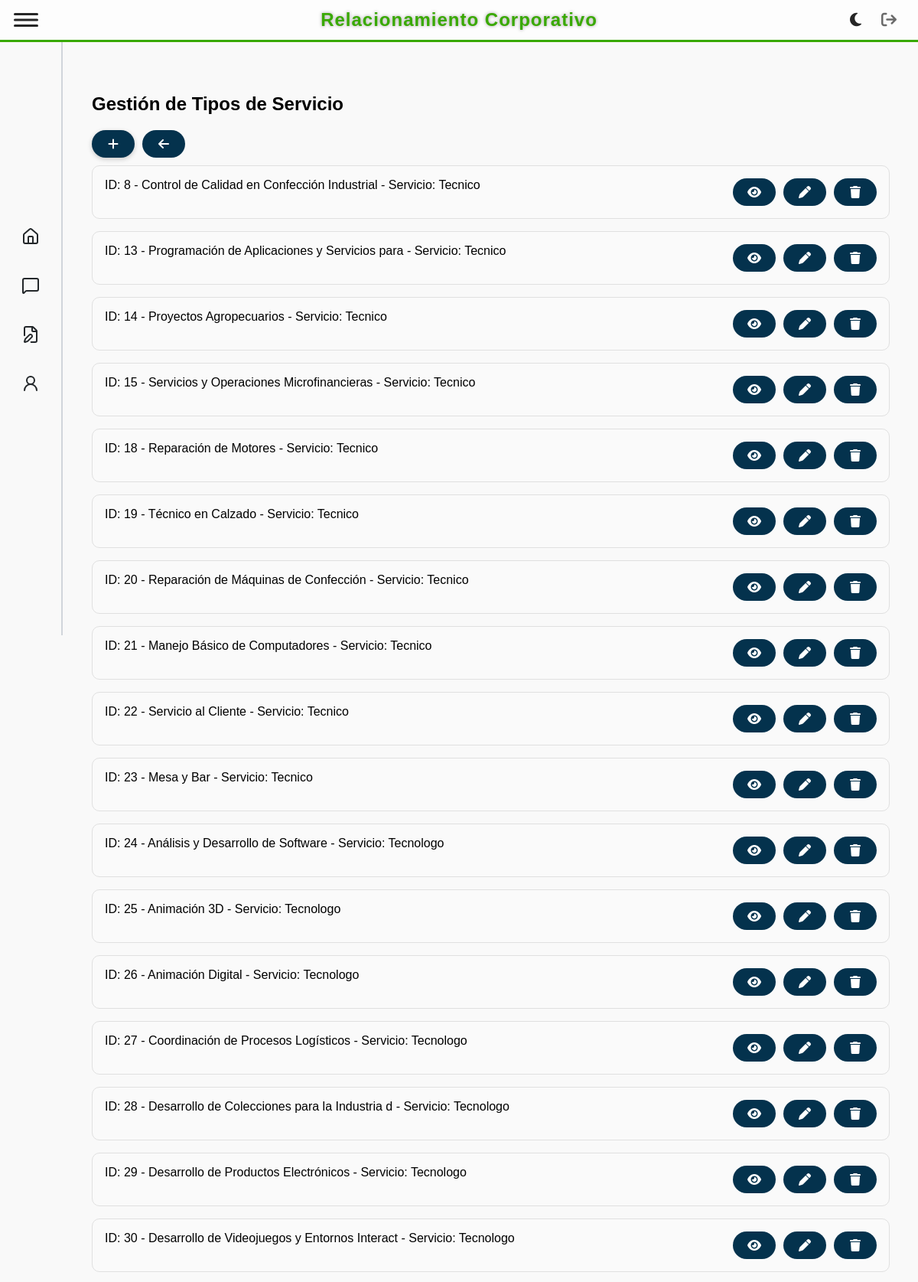
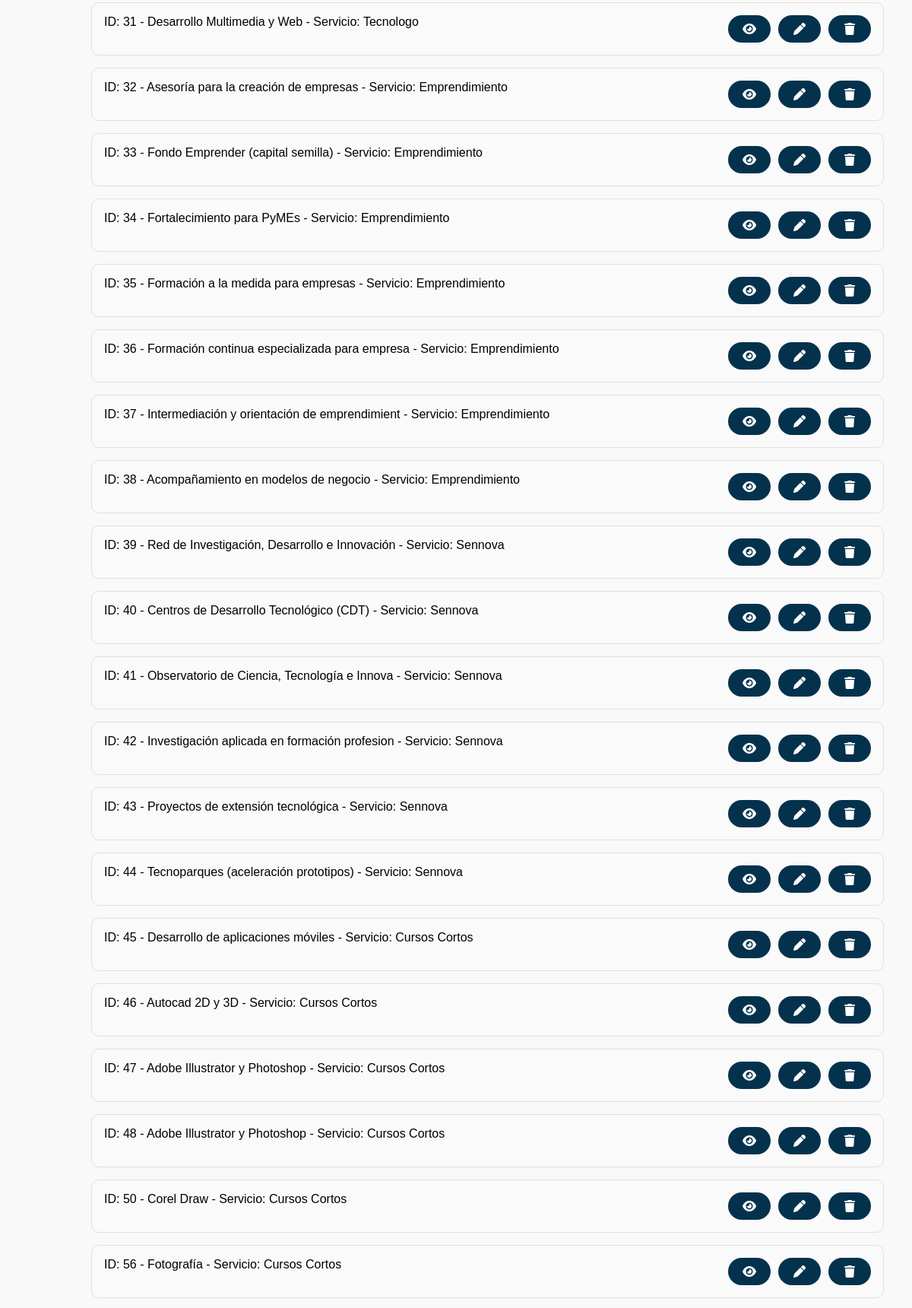
Screenshot of /tipoServicio/view (signed in, upper part) with the database file from the repository (2 pictures, top to bottom).
### tables this page shows
CREATE TABLE `tiposervicio` (
  `idTipoServicio` int(11) NOT NULL,
  `TipoServicio` varchar(100) NOT NULL,
  `FKidServicio` int(11) NOT NULL
);

CREATE TABLE `servicio` (
  `idServicio` int(11) NOT NULL,
  `Servicio` varchar(100) NOT NULL,
  `Color` varchar(7) NOT NULL
);

### app/controllers/baseController.php (called while the page is built, shortened)
<?php
class BaseController
{
    public $layout = "default";
    public function render(string $view, array $arrayData = null)
    {
        $layout = MAIN_APP_ROUTE . "../views/layouts/{$this->layout}.php";
        include_once $layout;
    }
}

### app/controllers/tipoServicioController.php (called while the page is built, shortened)
<?php
require_once "baseController.php";
require_once MAIN_APP_ROUTE."../models/TipoServicioModel.php";
class TipoServicioController extends BaseController {
    public function view(){
        $tipoServicioObj = new TipoServicioModel();
        $tiposServicio = $tipoServicioObj->getAll();
        $data = [
            "titulo" => "Lista de Tipos de Servicio",
            "tiposServicio" => $tiposServicio
        ];
        $this->render('tipoServicio/view.php', $data);
    }
}

### app/models/BaseModel.php (called while the page is built, shortened)
<?php
abstract class BaseModel {
    public function __construct() {
        try {
            $options = [
                PDO::ATTR_ERRMODE => PDO::ERRMODE_EXCEPTION,
                PDO::ATTR_DEFAULT_FETCH_MODE => PDO::FETCH_OBJ
            ];
            $dsn = DRIVER.':host='.HOST.';dbname='.DATABASE;
            $this->dbConnection = new PDO($dsn, USERNAME_DB, PASSWORD_DB, $options);
        } catch (PDOException $ex) {
            echo 'Error en la conexión: '.$ex->getMessage();
            exit;
        }
    }
}

### app/models/tipoServicioModel.php (called while the page is built, shortened)
<?php
require_once MAIN_APP_ROUTE."../models/BaseModel.php";
class tipoServicioModel extends BaseModel {
    public function __construct(
        ?int $idTipoServicio = null,
        ?string $TipoServicio = null,
        ?int $FKidServicio = null
    ) {
        $this->table = "tiposervicio";
    }
    public function getAll(): array {
        try {
            $sql = "SELECT t.*, s.Servicio as NombreServicio
                    FROM $this->table t
                    LEFT JOIN servicio s ON t.FKidServicio = s.idServicio";
            return $this->dbConnection->query($sql)->fetchAll(PDO::FETCH_OBJ);
        } catch (PDOException $e) {
            throw new PDOException("Error al obtener tipos de servicio: " . $e->getMessage());
        }
    }
}

### app/views/tipoServicio/view.php (the view)
<div class="data-container">
    <h2>Gestión de Tipos de Servicio</h2>
    <div class="buttons">
            <a class="btn-add" href="/tipoServicio/new"><i class="fa fa-plus"></i></a>
            <a href="/usuario/indexAdministrador" class="btn btn-secondary" title="Volver"><i class="fas fa-arrow-left"></i></a>
        </div>
    <?php
    if (empty($tiposServicio)) {
        echo "<br>No se encuentran tipos de servicio en la base de datos";
    } else {
        foreach ($tiposServicio as $tipo) {
            echo "<div class='record'>
                <span>ID: {$tipo->idTipoServicio} - {$tipo->TipoServicio} - Servicio: {$tipo->NombreServicio}</span>
                <div class='buttons'>
                    <a href='/tipoServicio/view/{$tipo->idTipoServicio}'><i class='fas fa-eye'></i></a>
                    <a href='/tipoServicio/edit/{$tipo->idTipoServicio}'><i class='fas fa-pen'></i></a>
                    <a href='/tipoServicio/delete/{$tipo->idTipoServicio}'><i class='fas fa-trash'></i></a>
                </div>
            </div>";
        }
    }
    ?>
</div>

### public/css/styles_admin_layout.css (style rules this page uses)
html, body { height: 100vh; min-height: 100vh; }
body { display: flex; flex-direction: column; min-height: 100vh; margin: 0; font-family: sans-serif; background-color: #f9f9f9; transition: margin-left 0.3s ease; }
.btn-add { background-color: #04324D; color: white; text-decoration: none; font-size: 22px; padding: 8px 14px; border-radius: 50%; box-shadow: 0 2px 6px rgba(0,0,0,0.2); transition: background-color 0.3s ease; }
.record { border: 1px solid #e0e0e0; border-radius: 10px; padding: 16px; margin-bottom: 16px; background-color: #fafafa; display: flex; flex-wrap: wrap; gap: 20px; transition: box-shadow 0.2s ease; justify-content: space-between; margin-top: 10px; }
.buttons { display: flex; gap: 10px; }
.buttons a { background-color: #04324D; color: white; text-decoration: none; padding: 0 10px; border-radius: 20px; font-size: 16px; display: flex; align-items: center; justify-content: center; transition: background-color 0.3s ease; width: 36px; height: 36px; }

### rows the page displays
tiposervicio: idTipoServicio "8", TipoServicio "Control de Calidad en Confección Industrial", FKidServicio.Servicio "Tecnico"
tiposervicio: idTipoServicio "13", TipoServicio "Programación de Aplicaciones y Servicios para", FKidServicio.Servicio "Tecnico"
tiposervicio: idTipoServicio "14", TipoServicio "Proyectos Agropecuarios", FKidServicio.Servicio "Tecnico"
tiposervicio: idTipoServicio "15", TipoServicio "Servicios y Operaciones Microfinancieras", FKidServicio.Servicio "Tecnico"
tiposervicio: idTipoServicio "18", TipoServicio "Reparación de Motores", FKidServicio.Servicio "Tecnico"
tiposervicio: idTipoServicio "19", TipoServicio "Técnico en Calzado", FKidServicio.Servicio "Tecnico"
tiposervicio: idTipoServicio "20", TipoServicio "Reparación de Máquinas de Confección", FKidServicio.Servicio "Tecnico"
tiposervicio: idTipoServicio "21", TipoServicio "Manejo Básico de Computadores", FKidServicio.Servicio "Tecnico"
tiposervicio: idTipoServicio "22", TipoServicio "Servicio al Cliente", FKidServicio.Servicio "Tecnico"
tiposervicio: idTipoServicio "23", TipoServicio "Mesa y Bar", FKidServicio.Servicio "Tecnico"
tiposervicio: idTipoServicio "24", TipoServicio "Análisis y Desarrollo de Software", FKidServicio.Servicio "Tecnologo"
tiposervicio: idTipoServicio "25", TipoServicio "Animación 3D", FKidServicio.Servicio "Tecnologo"
tiposervicio: idTipoServicio "26", TipoServicio "Animación Digital", FKidServicio.Servicio "Tecnologo"
tiposervicio: idTipoServicio "27", TipoServicio "Coordinación de Procesos Logísticos", FKidServicio.Servicio "Tecnologo"
tiposervicio: idTipoServicio "28", TipoServicio "Desarrollo de Colecciones para la Industria d", FKidServicio.Servicio "Tecnologo"
tiposervicio: idTipoServicio "29", TipoServicio "Desarrollo de Productos Electrónicos", FKidServicio.Servicio "Tecnologo"
tiposervicio: idTipoServicio "30", TipoServicio "Desarrollo de Videojuegos y Entornos Interact", FKidServicio.Servicio "Tecnologo"
tiposervicio: idTipoServicio "31", TipoServicio "Desarrollo Multimedia y Web", FKidServicio.Servicio "Tecnologo"
tiposervicio: idTipoServicio "32", TipoServicio "Asesoría para la creación de empresas", FKidServicio.Servicio "Emprendimiento"
tiposervicio: idTipoServicio "33", TipoServicio "Fondo Emprender (capital semilla)", FKidServicio.Servicio "Emprendimiento"
tiposervicio: idTipoServicio "34", TipoServicio "Fortalecimiento para PyMEs", FKidServicio.Servicio "Emprendimiento"
tiposervicio: idTipoServicio "35", TipoServicio "Formación a la medida para empresas", FKidServicio.Servicio "Emprendimiento"
tiposervicio: idTipoServicio "36", TipoServicio "Formación continua especializada para empresa", FKidServicio.Servicio "Emprendimiento"
tiposervicio: idTipoServicio "37", TipoServicio "Intermediación y orientación de emprendimient", FKidServicio.Servicio "Emprendimiento"
tiposervicio: idTipoServicio "38", TipoServicio "Acompañamiento en modelos de negocio", FKidServicio.Servicio "Emprendimiento"
tiposervicio: idTipoServicio "39", TipoServicio "Red de Investigación, Desarrollo e Innovación", FKidServicio.Servicio "Sennova"
tiposervicio: idTipoServicio "40", TipoServicio "Centros de Desarrollo Tecnológico (CDT)", FKidServicio.Servicio "Sennova"
tiposervicio: idTipoServicio "41", TipoServicio "Observatorio de Ciencia, Tecnología e Innova", FKidServicio.Servicio "Sennova"
tiposervicio: idTipoServicio "42", TipoServicio "Investigación aplicada en formación profesion", FKidServicio.Servicio "Sennova"
tiposervicio: idTipoServicio "43", TipoServicio "Proyectos de extensión tecnológica", FKidServicio.Servicio "Sennova"
tiposervicio: idTipoServicio "44", TipoServicio "Tecnoparques (aceleración prototipos)", FKidServicio.Servicio "Sennova"
tiposervicio: idTipoServicio "45", TipoServicio "Desarrollo de aplicaciones móviles", FKidServicio.Servicio "Cursos Cortos"
tiposervicio: idTipoServicio "46", TipoServicio "Autocad 2D y 3D", FKidServicio.Servicio "Cursos Cortos"
tiposervicio: idTipoServicio "47", TipoServicio "Adobe Illustrator y Photoshop", FKidServicio.Servicio "Cursos Cortos"
tiposervicio: idTipoServicio "48", TipoServicio "Adobe Illustrator y Photoshop", FKidServicio.Servicio "Cursos Cortos"
tiposervicio: idTipoServicio "50", TipoServicio "Corel Draw", FKidServicio.Servicio "Cursos Cortos"
tiposervicio: idTipoServicio "56", TipoServicio "Fotografía", FKidServicio.Servicio "Cursos Cortos"
